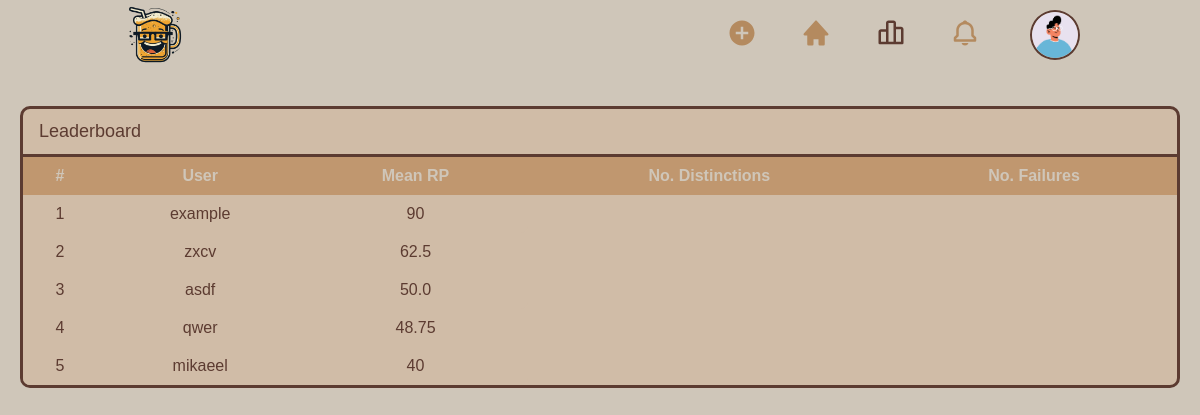
The app's page /leaderboard with its own data.
### tables this page shows
CREATE TABLE Users(
		id INTEGER PRIMARY KEY NOT NULL,
		username TEXT NOT NULL,
		name TEXT NOT NULL,
    hashedpw TEXT NOT NULL,
    email TEXT NOT NULL,
		avgRP TEXT,
		registration_date TEXT NOT NULL,
    admin INTEGER NOT NULL
	);

### server.py (the view)
@app.route('/leaderboard',methods=['GET'])
def leaderboard():
	username = session.get('username')
	lb = [] #list of tuples
	db = connect('db.db')
	c = db.cursor()
	c.execute('''
    SELECT username, avgRP, ROW_NUMBER() OVER (ORDER BY avgRP DESC) AS rank
    FROM Users
    ORDER BY avgRP DESC
    LIMIT 50
	''')
	rankings = c.fetchall()
	print(rankings)
	db.close()
	return render_template('leaderboard.html',username=username, rankings=rankings)

### templates/leaderboard.html (shortened to what this page needs)
<!DOCTYPE html>
<html lang="en">
<head>
	<link rel="stylesheet" href="../static/leaderboard-styles.css">
	<link href='https://unpkg.com/boxicons@2.1.4/css/boxicons.min.css' rel='stylesheet'>
</head>
<body>
	<div class="navcontainer">
		<nav>
			<img src="../static/images/logo.png" alt="logo" class="logo">
			<ul>
				<li><a href="{{url_for('add')}}"><svg xmlns="http://www.w3.org/2000/svg" viewBox="0 0 24 24": rgba(0, 0, 0, 1);transform: ;msFilter:;"><path d="M12 2C6.486 2 2 6.486 2 12s4.486 10 10 10 10-4.486 10-10S17.514 2 12 2zm5 11h-4v4h-2v-4H7v-2h4V7h2v4h4v2z"></path></svg></a></li>
				<li class="hide"><a href="{{url_for('profile')}}"><svg  xmlns="http://www.w3.org/2000/svg" viewBox="0 0 24 24" fill="#ffffff" ><path d="m21.743 12.331-9-10c-.379-.422-1.107-.422-1.486 0l-9 10a.998.998 0 0 0-.17 1.076c.16.361.518.593.913.593h2v7a1 1 0 0 0 1 1h3a1 1 0 0 0 1-1v-4h4v4a1 1 0 0 0 1 1h3a1 1 0 0 0 1-1v-7h2a.998.998 0 0 0 .743-1.669z"/></svg></a></li>
				<li class="hide"><a href=""><svg class="activeicon" xmlns="http://www.w3.org/2000/svg" viewBox="0 0 24 24" ><path d="M20 7h-4V4c0-1.103-.897-2-2-2h-4c-1.103 0-2 .897-2 2v5H4c-1.103 0-2 .897-2 2v9a1 1 0 0 0 1 1h18a1 1 0 0 0 1-1V9c0-1.103-.897-2-2-2zM4 11h4v8H4v-8zm6-1V4h4v15h-4v-9zm10 9h-4V9h4v10z"/></svg></a></li>
				<li><a href="{{url_for('notifications')}}"></a></li>
			</ul>
			<img src="../static/images/profilepic.png" alt="profile pic" class="user-pic" onclick="toggleMenu()">
				</div>
	<div class="main">
		<div class="row-container">
			<p class="headingp">Leaderboard</p>
			<table>
				<tr>
					<th>#</th>
					<th>User</th>
					<th>Mean RP</th>
					<th>No.	Distinctions</th>
					<th>No. Failures</th>
				</tr>
				{% for ele in rankings %}
					<tr>
						<td>{{ele[2]}}</td>
						<td>{{ele[0]}}</td>
						<td>{{ele[1]}}</td>
					</tr>
				{% endfor %}
			</table>
	</div>
</body>
</html>

### static/leaderboard-styles.css (style rules this page uses)
* { margin:0; padding:0; font-family: 'Poppins', sans-serif; box-sizing: border-box; }
:root { --bg-color: #cfc6b9; --main-color: #c0976f; --caret-color: #7d5448; --sub-color: #b48a5f; --sub-alt-color: #d0bca7; --text-color: #5c3b31; --error-color: #e9632d; --error-extra-color: #e9632d; --colorful-error-color: #e9632d; --colorful-error-extra-color: #e9632d; }
body { background-color: var(--bg-color); overflow-x:hidden; }
.navcontainer { position: sticky; top: 0; z-index: 1000; background-color: var(--bg-color); }
nav { background: rgba(0,0,0,0); width: 100%; padding: 0px 10% 0px 10%; display:flex; align-items:center; justify-content:space-between; position:relative; }
.logo { width: 70px; }
.user-pic { width: 50px; border-radius: 50%; cursor:pointer; margin-left: 30px; border:solid 2px var(--text-color); }
nav ul { width: 100%; text-align: right; justify-content: center; }
nav ul li { display: inline-block; list-style: none; margin: 10px 20px; }
nav ul li a { text-decoration: none; }
nav ul li a svg { width:30px; fill:var(--sub-color) }
nav ul li a .activeicon { fill:var(--text-color); }
.main { max-width: 1200px; margin: 0 auto; padding: 20px; }
.row-container { background-color: var(--sub-alt-color); border: solid var(--text-color); border-radius: 10px; margin-top: 1rem; margin-bottom: 2rem; }
.row-container .headingp { padding-left: 1rem; padding-bottom: 0.5rem; margin-top: 0.5rem; color: var(--text-color); border-bottom: solid ; }
table { width: 100%; border-collapse: collapse; }
th, td { padding: 10px; text-align: center; color: var(--text-color); }
th { background-color: var(--main-color); color: var(--bg-color); }
tr:nth-child(even) { background-color: var(--sub-alt-color); }
td:last-of-type { border-radius: 0px 0px 7px 0px; }
td:first-of-type { border-radius: 0px 0px 0px 7px; }
.main p { font-size: 18px; color: var(--sub-color); line-height: 1.6; }

### records on screen
Users: ele "1", username "example", avgRP "90"
Users: ele "2", username "zxcv", avgRP "62.5"
Users: ele "3", username "asdf", avgRP "50.0"
Users: ele "4", username "qwer", avgRP "48.75"
Users: ele "5", username "mikaeel", avgRP "40"
